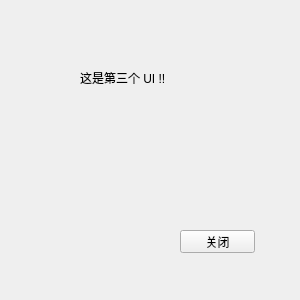
<ui version="4.0" >
 <class>Third</class>
 <widget class="QWidget" name="Third" >
  <property name="geometry" >
   <rect>
    <x>0</x>
    <y>0</y>
    <width>300</width>
    <height>300</height>
   </rect>
  </property>
  <property name="windowTitle" >
   <string>Form</string>
  </property>
  <widget class="QLabel" name="label" >
   <property name="geometry" >
    <rect>
     <x>80</x>
     <y>70</y>
     <width>131</width>
     <height>16</height>
    </rect>
   </property>
   <property name="text" >
    <string>这是第三个 UI !!</string>
   </property>
  </widget>
  <widget class="QPushButton" name="closePushButton" >
   <property name="geometry" >
    <rect>
     <x>180</x>
     <y>230</y>
     <width>75</width>
     <height>23</height>
    </rect>
   </property>
   <property name="text" >
    <string>关闭</string>
   </property>
  </widget>
 </widget>
 <resources/>
 <connections>
  <connection>
   <sender>closePushButton</sender>
   <signal>clicked()</signal>
   <receiver>Third</receiver>
   <slot>close()</slot>
   <hints>
    <hint type="sourcelabel" >
     <x>208</x>
     <y>241</y>
    </hint>
    <hint type="destinationlabel" >
     <x>101</x>
     <y>240</y>
    </hint>
   </hints>
  </connection>
 </connections>
</ui>
